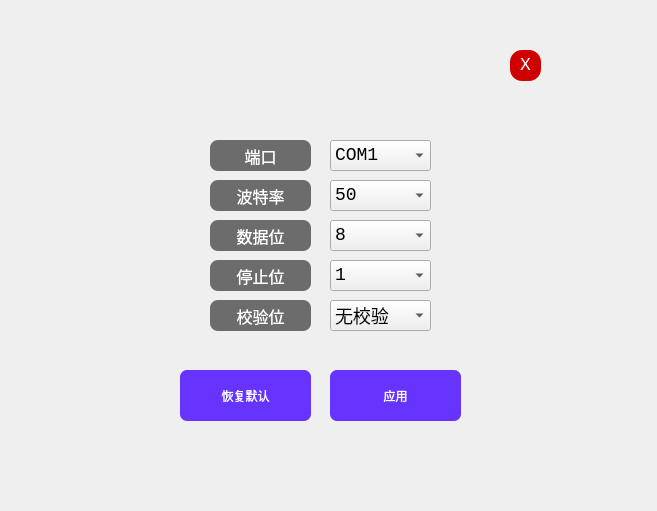
<?xml version="1.0" encoding="UTF-8"?>
<ui version="4.0">
 <class>Dialog</class>
 <widget class="QDialog" name="Dialog">
  <property name="geometry">
   <rect>
    <x>0</x>
    <y>0</y>
    <width>657</width>
    <height>511</height>
   </rect>
  </property>
  <property name="windowTitle">
   <string>Dialog</string>
  </property>
  <widget class="QLabel" name="label">
   <property name="geometry">
    <rect>
     <x>20</x>
     <y>-20</y>
     <width>601</width>
     <height>531</height>
    </rect>
   </property>
   <property name="text">
    <string/>
   </property>
   <property name="pixmap">
    <pixmap>Assests/background.webp</pixmap>
   </property>
   <property name="scaledContents">
    <bool>true</bool>
   </property>
  </widget>
  <widget class="QPushButton" name="pushButton">
   <property name="geometry">
    <rect>
     <x>330</x>
     <y>370</y>
     <width>131</width>
     <height>51</height>
    </rect>
   </property>
   <property name="styleSheet">
    <string notr="true">QPushButton{
    color:White;
    border-radius: 7px;
    font-family:微软雅黑;
    background:#6633FF;
    border:1px;
}
QPushButton:hover{
    background:#6666FF;
}
QPushButton:pressed{
    background:#6600FF;
}</string>
   </property>
   <property name="text">
    <string>应用</string>
   </property>
   <property name="autoDefault">
    <bool>false</bool>
   </property>
   <property name="flat">
    <bool>false</bool>
   </property>
  </widget>
  <widget class="QPushButton" name="pushButton_3">
   <property name="geometry">
    <rect>
     <x>510</x>
     <y>50</y>
     <width>31</width>
     <height>31</height>
    </rect>
   </property>
   <property name="styleSheet">
    <string notr="true">QPushButton{
    background:#CE0000;
    color:white;
    box-shadow: 1px 1px 3px rgba(0,0,0,0.3);
    font-size:18px;
    border-radius: 12px;
    font-family: Consolas;
}
QPushButton:hover{                    
    background:#FF2D2D;
}
QPushButton:pressed{
    border: 1px solid #3C3C3C!important;
    background:#AE0000;
}</string>
   </property>
   <property name="text">
    <string>X</string>
   </property>
  </widget>
  <widget class="QLabel" name="label_7">
   <property name="geometry">
    <rect>
     <x>80</x>
     <y>50</y>
     <width>41</width>
     <height>41</height>
    </rect>
   </property>
   <property name="text">
    <string/>
   </property>
   <property name="pixmap">
    <pixmap>Assests/icon.jpg</pixmap>
   </property>
   <property name="scaledContents">
    <bool>true</bool>
   </property>
  </widget>
  <widget class="QLabel" name="label_8">
   <property name="geometry">
    <rect>
     <x>210</x>
     <y>140</y>
     <width>101</width>
     <height>31</height>
    </rect>
   </property>
   <property name="styleSheet">
    <string notr="true">QLabel{
    background:#6C6C6C;
    color:white;
    box-shadow: 1px 1px 3px rgba(0,0,0,0.3);
    font-size:16px;
    border-radius:
    8px;font-family: 微软雅黑;
}</string>
   </property>
   <property name="text">
    <string>端口</string>
   </property>
   <property name="alignment">
    <set>Qt::AlignCenter</set>
   </property>
  </widget>
  <widget class="QLabel" name="label_9">
   <property name="geometry">
    <rect>
     <x>210</x>
     <y>180</y>
     <width>101</width>
     <height>31</height>
    </rect>
   </property>
   <property name="styleSheet">
    <string notr="true">QLabel{
    background:#6C6C6C;
    color:white;
    box-shadow: 1px 1px 3px rgba(0,0,0,0.3);
    font-size:16px;
    border-radius:
    8px;font-family: 微软雅黑;
}</string>
   </property>
   <property name="text">
    <string>波特率</string>
   </property>
   <property name="alignment">
    <set>Qt::AlignCenter</set>
   </property>
  </widget>
  <widget class="QLabel" name="label_10">
   <property name="geometry">
    <rect>
     <x>210</x>
     <y>220</y>
     <width>101</width>
     <height>31</height>
    </rect>
   </property>
   <property name="styleSheet">
    <string notr="true">QLabel{
    background:#6C6C6C;
    color:white;
    box-shadow: 1px 1px 3px rgba(0,0,0,0.3);
    font-size:16px;
    border-radius:
    8px;font-family: 微软雅黑;
}</string>
   </property>
   <property name="text">
    <string>数据位</string>
   </property>
   <property name="alignment">
    <set>Qt::AlignCenter</set>
   </property>
  </widget>
  <widget class="QLabel" name="label_11">
   <property name="geometry">
    <rect>
     <x>210</x>
     <y>260</y>
     <width>101</width>
     <height>31</height>
    </rect>
   </property>
   <property name="styleSheet">
    <string notr="true">QLabel{
    background:#6C6C6C;
    color:white;
    box-shadow: 1px 1px 3px rgba(0,0,0,0.3);
    font-size:16px;
    border-radius:
    8px;font-family: 微软雅黑;
}</string>
   </property>
   <property name="text">
    <string>停止位</string>
   </property>
   <property name="alignment">
    <set>Qt::AlignCenter</set>
   </property>
  </widget>
  <widget class="QLabel" name="label_12">
   <property name="geometry">
    <rect>
     <x>210</x>
     <y>300</y>
     <width>101</width>
     <height>31</height>
    </rect>
   </property>
   <property name="styleSheet">
    <string notr="true">QLabel{
    background:#6C6C6C;
    color:white;
    box-shadow: 1px 1px 3px rgba(0,0,0,0.3);
    font-size:16px;
    border-radius:
    8px;font-family: 微软雅黑;
}</string>
   </property>
   <property name="text">
    <string>校验位</string>
   </property>
   <property name="alignment">
    <set>Qt::AlignCenter</set>
   </property>
  </widget>
  <widget class="QComboBox" name="comboBox_3">
   <property name="geometry">
    <rect>
     <x>330</x>
     <y>180</y>
     <width>101</width>
     <height>31</height>
    </rect>
   </property>
   <property name="styleSheet">
    <string notr="true">QComboBox{
    font-size:18px;
    font-family: Consolas;
}</string>
   </property>
   <item>
    <property name="text">
     <string>50</string>
    </property>
   </item>
   <item>
    <property name="text">
     <string>75</string>
    </property>
   </item>
   <item>
    <property name="text">
     <string>110</string>
    </property>
   </item>
   <item>
    <property name="text">
     <string>134</string>
    </property>
   </item>
   <item>
    <property name="text">
     <string>150</string>
    </property>
   </item>
   <item>
    <property name="text">
     <string>200</string>
    </property>
   </item>
   <item>
    <property name="text">
     <string>300</string>
    </property>
   </item>
   <item>
    <property name="text">
     <string>600</string>
    </property>
   </item>
   <item>
    <property name="text">
     <string>1200</string>
    </property>
   </item>
   <item>
    <property name="text">
     <string>1800</string>
    </property>
   </item>
   <item>
    <property name="text">
     <string>2400</string>
    </property>
   </item>
   <item>
    <property name="text">
     <string>4800</string>
    </property>
   </item>
   <item>
    <property name="text">
     <string>9600</string>
    </property>
   </item>
   <item>
    <property name="text">
     <string>19200</string>
    </property>
   </item>
   <item>
    <property name="text">
     <string>38400</string>
    </property>
   </item>
   <item>
    <property name="text">
     <string>57600</string>
    </property>
   </item>
   <item>
    <property name="text">
     <string>115200</string>
    </property>
   </item>
  </widget>
  <widget class="QComboBox" name="comboBox_4">
   <property name="geometry">
    <rect>
     <x>330</x>
     <y>220</y>
     <width>101</width>
     <height>31</height>
    </rect>
   </property>
   <property name="styleSheet">
    <string notr="true">QComboBox{
    font-size:18px;
    font-family: Consolas;
}</string>
   </property>
   <item>
    <property name="text">
     <string>8</string>
    </property>
   </item>
   <item>
    <property name="text">
     <string>7</string>
    </property>
   </item>
   <item>
    <property name="text">
     <string>6</string>
    </property>
   </item>
  </widget>
  <widget class="QComboBox" name="comboBox_5">
   <property name="geometry">
    <rect>
     <x>330</x>
     <y>260</y>
     <width>101</width>
     <height>31</height>
    </rect>
   </property>
   <property name="styleSheet">
    <string notr="true">QComboBox{
    font-size:18px;
    font-family: Consolas;
}</string>
   </property>
   <item>
    <property name="text">
     <string>1</string>
    </property>
   </item>
   <item>
    <property name="text">
     <string>2</string>
    </property>
   </item>
  </widget>
  <widget class="QComboBox" name="comboBox_6">
   <property name="geometry">
    <rect>
     <x>330</x>
     <y>300</y>
     <width>101</width>
     <height>31</height>
    </rect>
   </property>
   <property name="styleSheet">
    <string notr="true">QComboBox{
    font-size:18px;
    font-family: Consolas;
}</string>
   </property>
   <item>
    <property name="text">
     <string>无校验</string>
    </property>
   </item>
   <item>
    <property name="text">
     <string>奇校验</string>
    </property>
   </item>
   <item>
    <property name="text">
     <string>偶校验</string>
    </property>
   </item>
  </widget>
  <widget class="QPushButton" name="pushButton_2">
   <property name="geometry">
    <rect>
     <x>180</x>
     <y>370</y>
     <width>131</width>
     <height>51</height>
    </rect>
   </property>
   <property name="styleSheet">
    <string notr="true">QPushButton{
    color:White;
    border-radius: 7px;
    font-family:微软雅黑;
    background:#6633FF;
    border:1px;
}
QPushButton:hover{
    background:#6666FF;
}
QPushButton:pressed{
    background:#6600FF;
}</string>
   </property>
   <property name="text">
    <string>恢复默认</string>
   </property>
   <property name="autoDefault">
    <bool>false</bool>
   </property>
   <property name="flat">
    <bool>false</bool>
   </property>
  </widget>
  <widget class="QComboBox" name="comboBox_2">
   <property name="geometry">
    <rect>
     <x>330</x>
     <y>140</y>
     <width>101</width>
     <height>31</height>
    </rect>
   </property>
   <property name="styleSheet">
    <string notr="true">QComboBox{
    font-size:18px;
    font-family: Consolas;
}</string>
   </property>
   <item>
    <property name="text">
     <string>COM1</string>
    </property>
   </item>
  </widget>
 </widget>
 <resources/>
 <connections/>
</ui>
